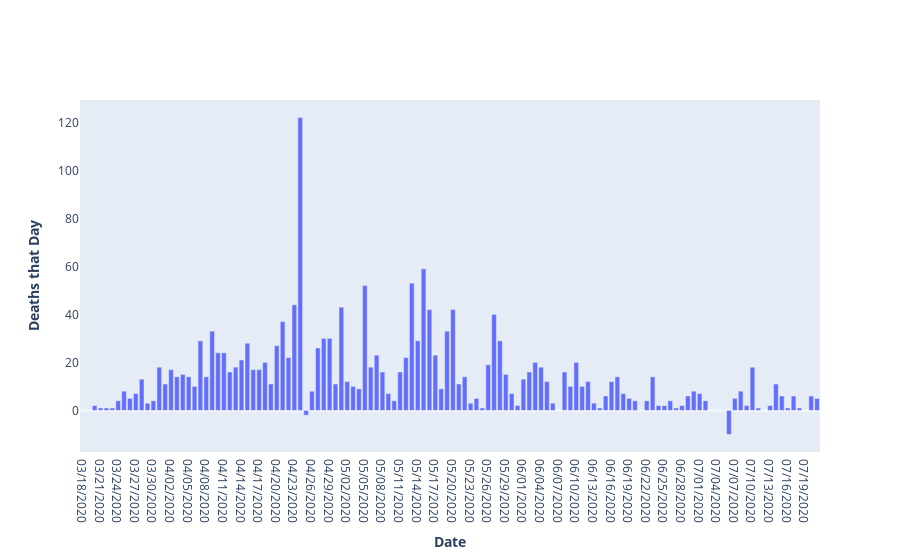

The cell this chart's notebook holds for it:
### Code cell
deaths = go.Figure(data=[go.Bar(x=covid_change['Date'], y=covid_change['Deaths'], name='Deaths')])
deaths.update_yaxes(title_text="<b>Deaths that Day</b>", showgrid=False)
deaths.update_xaxes(title_text="<b>Date</b>", showgrid=False)
deaths.show()
